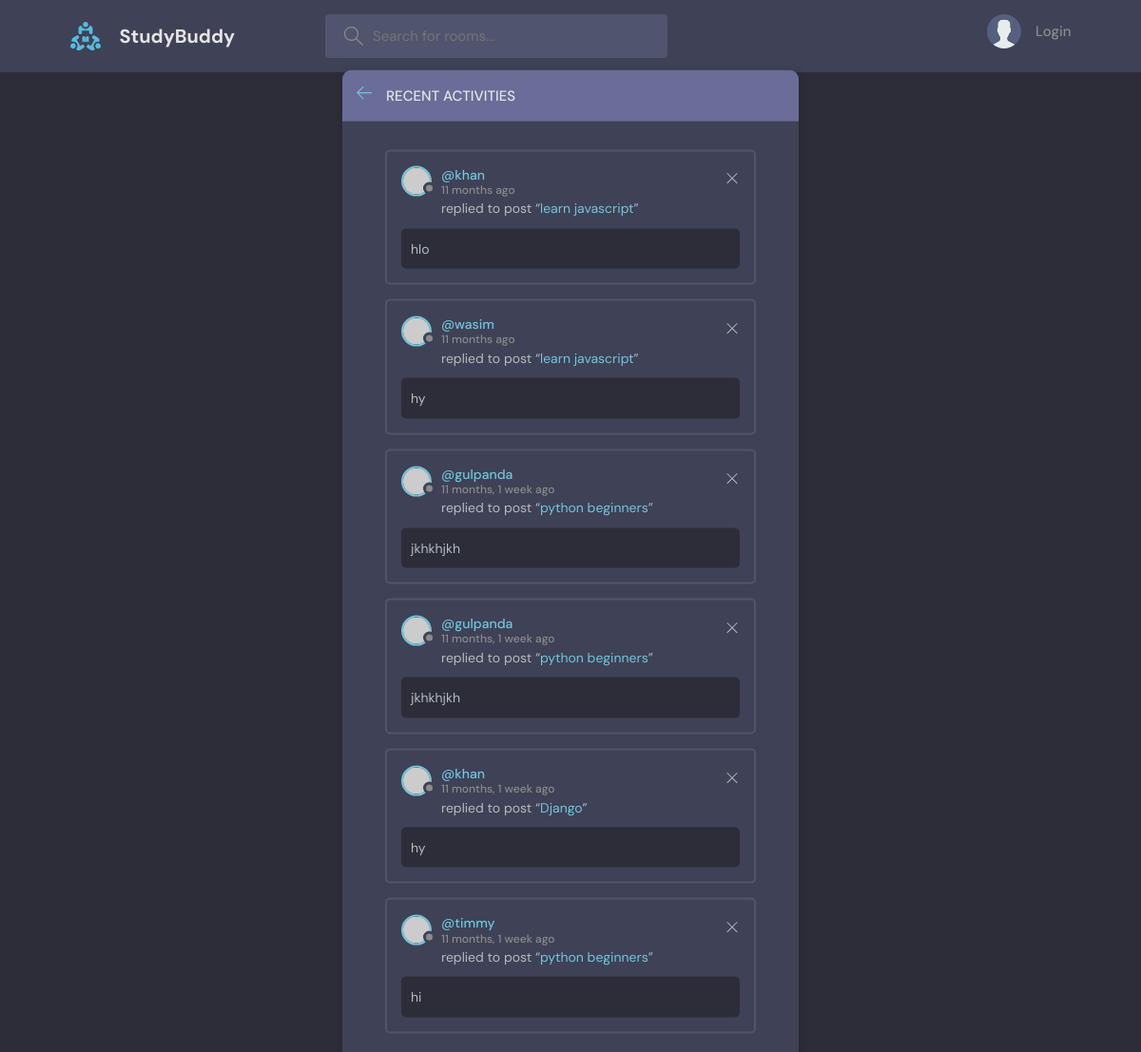
The page /activity/ on the database its author committed.
### base/models.py (models this page shows, shortened)
class Message(models.Model):
    user = models.ForeignKey(User,on_delete=models.CASCADE)
    room = models.ForeignKey(Room, on_delete=models.CASCADE)
    body = models.TextField()
    updated=models.DateTimeField(auto_now=True)
    created=models.DateTimeField(auto_now_add=True)
    class Meta:
        ordering = ['-updated','-created']

class Room(models.Model):
    host=models.ForeignKey(User,on_delete=models.SET_NULL,null=True)
    topic=models.ForeignKey(Topic, on_delete=models.SET_NULL,null=True)
    name = models.CharField( max_length=200)
    description=models.TextField(null=True,blank=True)
    participants=models.ManyToManyField(User,related_name='participants',blank=True)
    updated=models.DateTimeField(auto_now=True)
    created=models.DateTimeField(auto_now_add=True)
    class Meta:
        ordering = ['-updated','-created']
    def __str__(self):
        return str(self.name)

### base/views.py (the view)
# urls.py: path("activity/",views.activity,name="activity"),
def activity(request):
    room_messages=Message.objects.all()
    return render(request,'base/activity.html',{'room_messages':room_messages})

### base/templates/base/activity.html
{% extends 'main.html' %}
{% block content %}
<main class="layout">
  <div class="container">
    <div class="layout__box">
      <div class="layout__boxHeader">
        <div class="layout__boxTitle">
          <a href="{% url 'home' %}">
            <svg version="1.1" xmlns="http://www.w3.org/2000/svg" width="32" height="32" viewBox="0 0 32 32">
              <title>arrow-left</title>
              <path
                d="M13.723 2.286l-13.723 13.714 13.719 13.714 1.616-1.611-10.96-10.96h27.625v-2.286h-27.625l10.965-10.965-1.616-1.607z"
              ></path>
            </svg>
          </a>
          <h3>Recent Activities</h3>
        </div>
      </div>
      <div class="activities-page layout__body">
        {% for message in  room_messages%}
        <div class="activities__box">
          <div class="activities__boxHeader roomListRoom__header">
            <a href="{% url 'profile' message.user.id %}" class="roomListRoom__author">
              <div class="avatar avatar--small">
                <img src="https://randomuser.me/api/portraits/women/11.jpg" />
              </div>
              <p>
                @{{message.user}}
                <span>{{message.created|timesince}} ago</span>
              </p>
            </a>
            <div class="roomListRoom__actions">
              <a href="{% url 'delete-message' message.id %}">
                <svg version="1.1" xmlns="http://www.w3.org/2000/svg" width="32" height="32" viewBox="0 0 32 32">
                  <title>remove</title>
                  <path
                    d="M27.314 6.019l-1.333-1.333-9.98 9.981-9.981-9.981-1.333 1.333 9.981 9.981-9.981 9.98 1.333 1.333 9.981-9.98 9.98 9.98 1.333-1.333-9.98-9.98 9.98-9.981z"
                  ></path>
                </svg>
              </a>
            </div>
          </div>
          <div class="activities__boxContent">
            <p>replied to post “<a href="{% url 'room' message.room.id%}">{{message.room}}</a>”</p>
            <div class="activities__boxRoomContent">
              {{message.body}}
            </div>
          </div>
        </div>
        {% endfor %}
      </div>
    </div>
  </div>
</main>
{% endblock content %}

### static/styles/style.css (style rules this page uses)
:root { --color-main: #71c6dd; --color-main-light: #e1f6fb; --color-dark: #3f4156; --color-dark-medium: #51546e; --color-dark-light: #696d97; --color-light: #e5e5e5; --color-gray: #8b8b8b; --color-light-gray: #b2bdbd; --color-bg: #2d2d39; --color-success: #5dd693; --color-error: #fc4b0b; }
* { font-family: "DM Sans", -apple-system, BlinkMacSystemFont, "Segoe UI", Roboto, Oxygen, Ubuntu, Cantarell, "Open Sans", "Helvetica Neue", sans-serif; margin: 0; padding: 0; box-sizing: border-box; text-rendering: optimizeLegibility; font-size: inherit; }
html { font-size: 56.25%; }
@media only screen and (min-width: 1200px) { html { font-size: 62.5%; } }
body { line-height: 1.6; font-weight: 400; font-size: 1.5rem; color: var(--color-light-gray); background-color: var(--color-bg); min-height: 100vh; }
img { width: 100%; }
a { display: inline-block; color: var(--color-main); text-decoration: none; }
.container { max-width: 120rem; width: 90%; margin: auto; }
.avatar { position: relative; display: inline-block; border-radius: 50%; border: 2px solid var(--color-main); }
.avatar img { display: block; border-radius: 50%; object-fit: cover; object-position: center; }
.avatar::after { content: ""; display: block; position: absolute; background-color: var(--color-gray); z-index: 111; border-radius: 50%; border: 0.3rem solid var(--color-dark); }
.avatar.avatar--small img { width: 2.8rem; height: 2.8rem; }
.avatar.avatar--small:after { width: 0.7rem; height: 0.7rem; bottom: 0px; right: -6px; }
.layout { margin-top: 2.4rem; }
.layout > .container { display: flex; justify-content: space-between; align-items: flex-start; }
.layout__box { width: 90%; max-width: 48rem; min-height: 40rem; position: absolute; top: 50%; left: 50%; transform: translate(-50%, -46%); background-color: var(--color-dark); border-radius: 1rem; box-shadow: 1px 1px 6px 3px rgba(0, 0, 0, 0.1); overflow: hidden; }
.layout__boxHeader { display: flex; padding: 1.5rem; background-color: var(--color-dark-light); }
.layout__boxTitle { display: flex; gap: 1.5rem; align-items: center; }
.layout__boxTitle h3 { text-transform: uppercase; font-weight: 500; color: var(--color-light); }
.layout__boxTitle svg { width: 1.6rem; height: 1.6rem; fill: var(--color-main); }
.layout__body { margin: 3rem; }
.roomListRoom__header { display: flex; justify-content: space-between; align-items: center; }
.roomListRoom__author { font-weight: 500; display: flex; align-items: center; gap: 1rem; }
.roomListRoom__actions { display: flex; align-items: flex-start; gap: 1rem; position: relative; }
.roomListRoom__actions svg { fill: var(--color-main); width: 1.6rem; height: 1.6rem; }
.activities__box { margin: 1.5rem; padding: 1.5rem; border: 2px solid var(--color-dark-medium); border-radius: 5px; }
.activities__boxHeader p { font-size: 1.4rem; line-height: 1.3; }
.activities__boxHeader p span { color: var(--color-gray); font-size: 1.2rem; display: block; }
.activities__boxContent { margin-left: 4.2rem; }
.activities__boxContent { font-size: 1.4rem; }
.activities__boxRoomContent { background: var(--color-bg); padding: 1rem; border-radius: 5px; margin-top: 1rem; margin-left: -4.2rem; }
.roomListRoom__actions svg { fill: var(--color-light-gray); }

### rows shown on the page
Message: user "khan", created "11 months", room "learn javascript", body "hlo"
Message: user "wasim", created "11 months", room "learn javascript", body "hy"
Message: user "gulpanda", created "11 months, 1 week", room "python beginners", body "jkhkhjkh"
Message: user "gulpanda", created "11 months, 1 week", room "python beginners", body "jkhkhjkh"
Message: user "khan", created "11 months, 1 week", room "Django", body "hy"
Message: user "timmy", created "11 months, 1 week", room "python beginners", body "hi"
